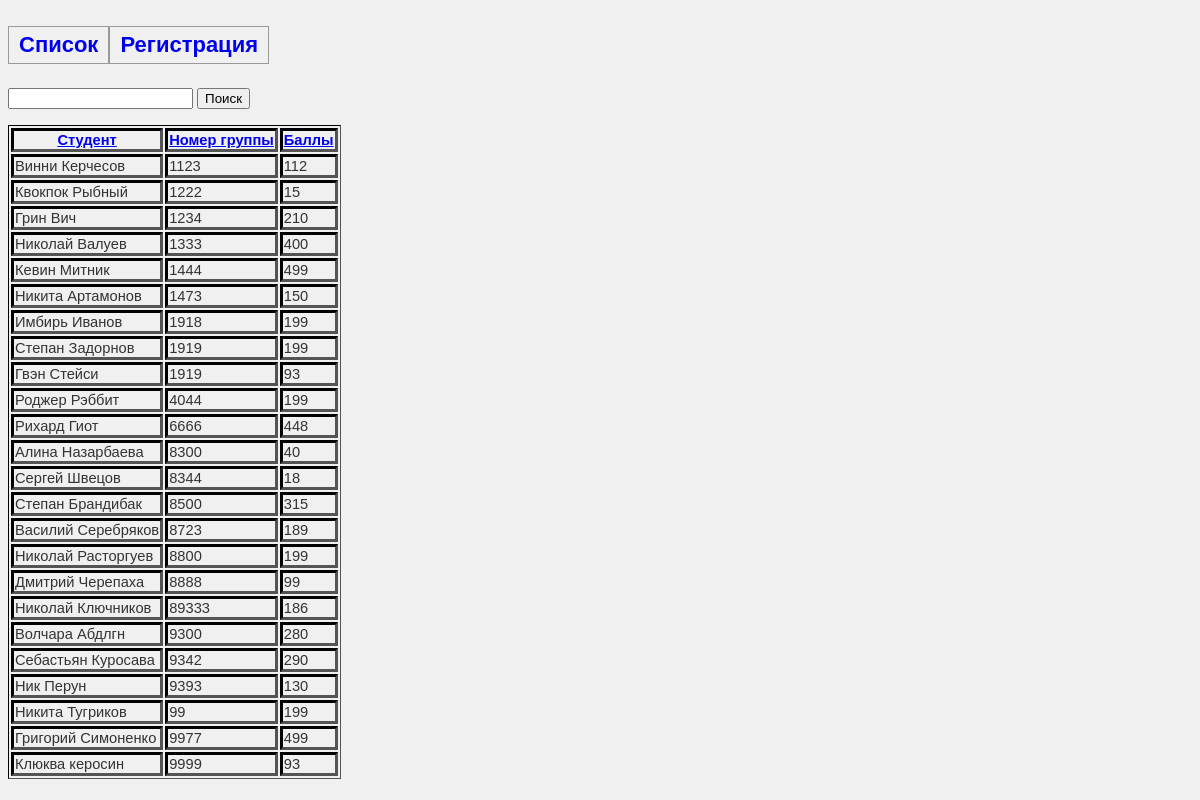
/index.php?order=groupindex, run on the app's committed database.
### tables this page shows
CREATE TABLE `students` (
  `id` int(11) NOT NULL AUTO_INCREMENT,
  `name` varchar(20) DEFAULT NULL,
  `sname` varchar(20) DEFAULT NULL,
  `email` varchar(200) DEFAULT NULL,
  `birthdate` year(4) DEFAULT NULL,
  `points` int(11) DEFAULT NULL,
  `sex` enum('М','Ж') DEFAULT NULL,
  `groupindex` varchar(20) DEFAULT NULL,
  PRIMARY KEY (`id`)
);

### index.php (called while the page is built, shortened)
<?php
require_once "/lib/PDO.php";
require_once "/lib/DataMapper.php";
include "/templates/main.html";
?>

### lib/DataMapper.php (the view, shortened to what this page needs)
<?php
class StudentMapper{
	public $DBH;
	public function __construct($DBH){
		$this->DBH = $DBH;
	}
	public function showStudents($sort, $class){
	$STH  = $this->DBH->query("SELECT name, sname, groupindex, points FROM students ORDER BY $sort");
    $STH->setFetchMode(PDO::FETCH_CLASS, get_class($class));
while($obj = $STH->fetch()){
	echo "<tr><td>$obj->name $obj->sname</td><td>$obj->groupindex</td><td>$obj->points</td></tr>";
}
	}
}
?>

### style.css (style rules this page uses)
body { font-family:Arial, Verdana, sans-serif; font-size: 11pt; background-color: #f0f0f0; color: #333; }
h2 { float: left; border-bottom: 1px solid #999; border-top: 1px solid #999; border-left: 1px solid #999; border-right: 1px solid #999; padding-left: 10px; padding-right: 10px; padding-top: 5px; padding-bottom: 5px; }
a.navigation { text-decoration: none; }
table { border:1px inset black; }
th { border:3px inset black; }
td { border:3px inset black; }

### data on the page
students: name "Винни", sname "Керчесов", groupindex "1123", points "112"
students: name "Квокпок", sname "Рыбный", groupindex "1222", points "15"
students: name "Грин", sname "Вич", groupindex "1234", points "210"
students: name "Николай", sname "Валуев", groupindex "1333", points "400"
students: name "Кевин", sname "Митник", groupindex "1444", points "499"
students: name "Никита", sname "Артамонов", groupindex "1473", points "150"
students: name "Имбирь", sname "Иванов", groupindex "1918", points "199"
students: name "Степан", sname "Задорнов", groupindex "1919", points "199"
students: name "Гвэн", sname "Стейси", groupindex "1919", points "93"
students: name "Роджер", sname "Рэббит", groupindex "4044", points "199"
students: name "Рихард", sname "Гиот", groupindex "6666", points "448"
students: name "Алина", sname "Назарбаева", groupindex "8300", points "40"
students: name "Сергей", sname "Швецов", groupindex "8344", points "18"
students: name "Степан", sname "Брандибак", groupindex "8500", points "315"
students: name "Василий", sname "Серебряков", groupindex "8723", points "189"
students: name "Николай", sname "Расторгуев", groupindex "8800", points "199"
students: name "Дмитрий", sname "Черепаха", groupindex "8888", points "99"
students: name "Николай", sname "Ключников", groupindex "89333", points "186"
students: name "Волчара", sname "Абдлгн", groupindex "9300", points "280"
students: name "Себастьян", sname "Куросава", groupindex "9342", points "290"
students: name "Ник", sname "Перун", groupindex "9393", points "130"
students: name "Никита", sname "Тугриков", groupindex "99", points "199"
students: name "Григорий", sname "Симоненко", groupindex "9977", points "499"
students: name "Клюква", sname "керосин", groupindex "9999", points "93"
